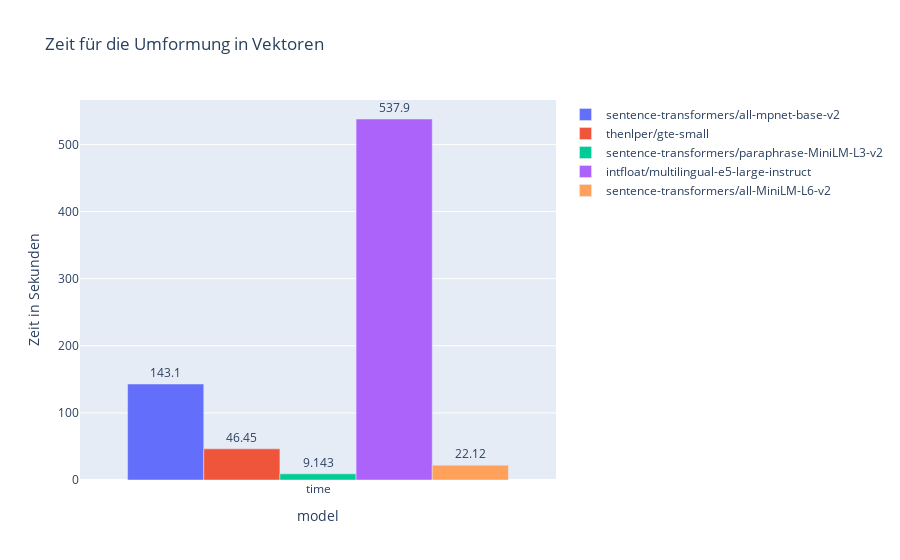

Notebook source saved alongside this figure:
### Code cell
data=[]
for row in df_results.iter_rows(named=True):
    data.append(go.Bar(name=row["model"], x=["time"], y=[row["time"]], text=row["time"]))

fig = go.Figure(data)
fig.update_traces(texttemplate='%{text:.4}', textposition='outside')
fig.update_layout(barmode='group', xaxis_title="model", yaxis_title="Zeit in Sekunden", title="Zeit für die Umformung in Vektoren")
fig.show()

### Figure 1 — Plotly figure (JSON) as saved in the notebook; plotly's stock layout.template omitted (floating-point values rounded to 4 significant figures)
{"data": [{"name": "sentence-transformers/all-mpnet-base-v2", "text": "143.05406999588013", "textposition": "outside", "texttemplate": "%{text:.4}", "type": "bar", "x": ["time"], "y": [143.1]}, {"name": "thenlper/gte-small", "text": "46.44840335845947", "textposition": "outside", "texttemplate": "%{text:.4}", "type": "bar", "x": ["time"], "y": [46.45]}, {"name": "sentence-transformers/paraphrase-MiniLM-L3-v2", "text": "9.142690181732178", "textposition": "outside", "texttemplate": "%{text:.4}", "type": "bar", "x": ["time"], "y": [9.143]}, {"name": "intfloat/multilingual-e5-large-instruct", "text": "537.9289784431458", "textposition": "outside", "texttemplate": "%{text:.4}", "type": "bar", "x": ["time"], "y": [537.9]}, {"name": "sentence-transformers/all-MiniLM-L6-v2", "text": "22.11646842956543", "textposition": "outside", "texttemplate": "%{text:.4}", "type": "bar", "x": ["time"], "y": [22.12]}], "layout": {"barmode": "group", "title": {"text": "Zeit für die Umformung in Vektoren"}, "xaxis": {"title": {"text": "model"}}, "yaxis": {"title": {"text": "Zeit in Sekunden"}}}}
